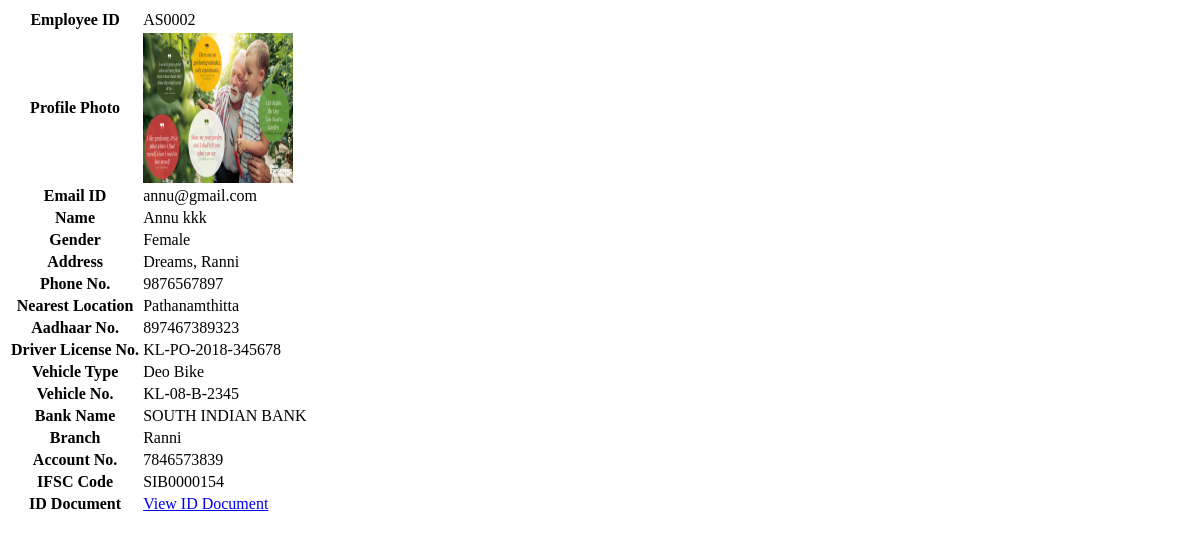
The page /get_agent_details/4/ on the database as committed earlier.
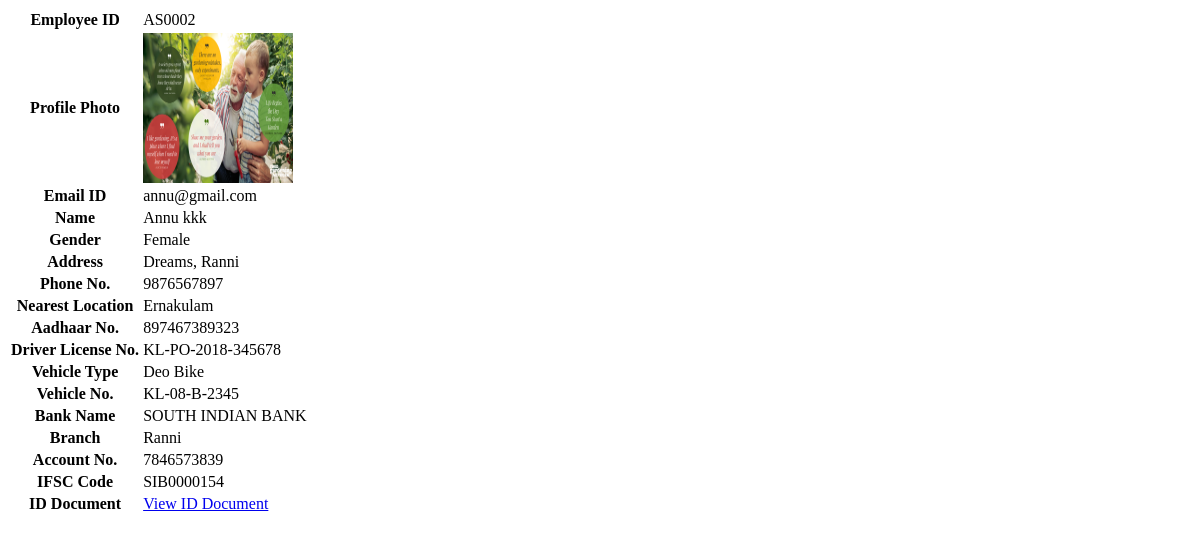
The same page on the database as committed later.
### agriselect/models.py (models this page shows, shortened)
class DeliveryAgentProfile(models.Model):
    delivery_agent = models.ForeignKey(CustomUser, on_delete=models.CASCADE, default=None)
    profile_photo = models.ImageField(upload_to='profile_photos/', blank=True, null=True)
    GENDER_CHOICES = (
        ('Male', 'Male'),
        ('Female', 'Female'),
        ('Other', 'Other'),
    )
    gender = models.CharField(max_length=10, choices=GENDER_CHOICES)
    date_of_birth = models.DateField(null=True, blank=True, default=None)
    address = models.TextField()
    phone = models.CharField(max_length=15)
    LOCATION_CHOICES = (
        ('Ernakulam', 'Ernakulam'),
        ('Malappuram', 'Malappuram'),
        ('Kannur', 'Kannur'),
    )
    location = models.CharField(max_length=100, choices=LOCATION_CHOICES)
    aadhaar_number = models.CharField(max_length=12, unique=True)
    driver_license_number = models.CharField(max_length=50, unique=True)
    employee_id = models.CharField(max_length=10, unique=True, default=None)
    vehicle_type = models.CharField(max_length=100, blank=True, null=True)
    vehicle_number = models.CharField(max_length=20, unique=True)
    BANK_CHOICES = (
        ('ALLAHABAD BANK', 'Allahabad Bank'),
        ('ANDHRA BANK', 'Andhra Bank'),
        ('AXIS BANK', 'Axis Bank'),
        ('BANK OF BARODA', 'Bank of Baroda'),
        ('BANK OF INDIA', 'Bank of India'),
        ('BANK OF MAHARASHTRA', 'Bank of Maharashtra'),
        ('CANARA BANK', 'Canara Bank'),
        ('CORPORATION BANK', 'Corporation Bank'),
        ('HONG KONG & SHANGHAI BANK', 'Hong Kong & Shanghai Bank'),
        ('INDIAN BANK', 'Indian Bank'),
        ('INDIAN OVERSEAS BANK', 'Indian Overseas Bank'),
        ('KARUR VYSYA BANK', 'Karur Vysya Bank'),
        ('NORTH MALABAR GRAMIN BANK', 'North Malabar Gramin Bank'),
        ('ORIENTAL BANK OF COMMERCE', 'Oriental Bank of Commerce'),
        ('PUNJAB AND SIND BANK', 'Punjab and Sind Bank'),
        ('PUNJAB NATIONAL BANK', 'Punjab National Bank'),
        ('RESERVE BANK OF INDIA', 'Reserve Bank of India'),
        ('SOUTH INDIAN BANK', 'South Indian Bank'),
        ('STANDARD CHARTERED BANK', 'Standard Chartered Bank'),
        ('STATE BANK OF BIKANER AND JAIPUR', 'State Bank of Bikaner and Jaipur'),
        ('STATE BANK OF HYDERABAD', 'State Bank of Hyderabad'),
        ('STATE BANK OF MYSORE', 'State Bank of Mysore'),
        ('STATE BANK OF PATIALA', 'State Bank of Patiala'),
        ('STATE BANK OF TRAVANCORE', 'State Bank of Travancore'),
        ('SYNDICATE BANK', 'Syndicate Bank'),
        ('LAKSHMI VILAS BANK LTD', 'Lakshmi Vilas Bank Ltd'),
        ('UCO BANK', 'UCO Bank'),
        ('UNION BANK OF INDIA', 'Union Bank of India'),
        ('UNITED BANK OF INDIA', 'United Bank of India'),
        ('VIJAYA BANK', 'Vijaya Bank'),
        ('CENTRAL BANK OF INDIA', 'Central Bank of India'),
        ('DENA BANK', 'Dena Bank'),
        ('BANDHAN BANK LIMITED', 'Bandhan Bank Limited'),
        ('KERALA GRAMIN BANK', 'Kerala Gramin Bank'),
        ('LAXMI VILAS BANK', 'Laxmi Vilas Bank'),
        ('BANK OF BAHARAIN AND KUWAIT BSC', 'Bank of Baharain and Kuwait BSC'),
        ('BHARATIYA MAHILA BANK LIMITED', 'Bharatiya Mahila Bank Limited'),
        ('CATHOLIC SYRIAN BANK', 'Catholic Syrian Bank'),
        ('CITIBANK NA', 'Citibank NA'),
        ('CITY UNION BANK LTD', 'City Union Bank Ltd'),
        ('DEVELOPMENT CREDIT BANK', 'Development Credit Bank'),
        ('DHANALAXMI BANK', 'Dhanalaxmi Bank'),
        ('DOHA BANK', 'Doha Bank'),
        ('FEDERAL BANK LTD', 'Federal Bank Ltd'),
        ('HDFC BANK LTD', 'HDFC Bank Ltd'),
        ('ICICI BANK LTD', 'ICICI Bank Ltd'),
        ('IDBI BANK LTD', 'IDBI Bank Ltd'),
        ('ING VYSYA BANK LTD', 'ING Vysya Bank Ltd'),
        ('INDUSIND BANK LTD', 'IndusInd Bank Ltd'),
        ('JAMMU AND KASHMIR BANK LTD', 'Jammu and Kashmir Bank Ltd'),
        ('KARNATAKA BANK LTD', 'Karnataka Bank Ltd'),
        ('KOTAK MAHINDRA BANK', 'Kotak Mahindra Bank'),
        ('STATE BANK OF INDIA', 'State Bank of India'),
        ('TAMILNAD MERCANTILE BANK LTD', 'Tamilnad Mercantile Bank Ltd'),
        ('YES BANK LTD', 'Yes Bank Ltd'),
        ('OTHER', 'Other'),
    )
    bank_name = models.CharField(max_length=100, choices=BANK_CHOICES)
    branch = models.CharField(max_length=100)
    account_number = models.CharField(max_length=18)
    ifsc_code = models.CharField(max_length=11)
    id_document = models.FileField(upload_to='id_documents/', blank=True, null=True)

### userapp/models.py (models this page shows, shortened)
class CustomUser(AbstractUser):
    username = None
    USERNAME_FIELD  = 'email'
    first_name = models.CharField(max_length=100, default='')
    last_name   = models.CharField(max_length=100, default='')
    email = models.EmailField(unique=True)
    password = models.CharField(max_length=128,null=True)
    is_customer = models.BooleanField(default=False)
    is_seller = models.BooleanField(default=False)
    is_delivery_agent = models.BooleanField(default=False)
    hub_status = models.BooleanField(default=False)
    pan_number = models.CharField(max_length=25, null=True)
    REQUIRED_FIELDS = []

### agriselect/views.py (the view)
# urls.py: path('get_agent_details/<int:agent_id>/', views.get_agent_details, name='get_agent_details'),
def get_agent_details(request, agent_id):
    agent = get_object_or_404(DeliveryAgentProfile, id=agent_id)
    return render(request, 'agent_details.html', {'agent': agent})

### template/agent_details.html
<table class="table">
    <tbody>
        <tr>
            <th>Employee ID</th>
            <td>{{ agent.employee_id }}</td>
        </tr>
        <tr>
            <th>Profile Photo</th>
            <td><img src="{{ agent.profile_photo.url }}" alt="Profile Photo" style="max-width: 150px; height:150px"></td>
        </tr>
        <tr>
            <th>Email ID</th>
            <td>{{ agent.delivery_agent.email }}</td>
        </tr>
        <tr>
            <th>Name</th>
            <td>{{ agent.delivery_agent.first_name }} {{ agent.delivery_agent.last_name }}</td>
        </tr>
        <tr>
            <th>Gender</th>
            <td>{{ agent.gender }}</td>
        </tr>
        <tr>
            <th>Address</th>
            <td>{{ agent.address }}</td>
        </tr>
        <tr>
            <th>Phone No.</th>
            <td>{{ agent.phone }}</td>
        </tr>
        <tr>
            <th>Nearest Location</th>
            <td>{{ agent.location }}</td>
        </tr>
        <tr>
            <th>Aadhaar No.</th>
            <td>{{ agent.aadhaar_number }}</td>
        </tr>
        <tr>
            <th>Driver License No.</th>
            <td>{{ agent.driver_license_number }}</td>
        </tr>
        <tr>
            <th>Vehicle Type</th>
            <td>{{ agent.vehicle_type }}</td>
        </tr>
        <tr>
            <th>Vehicle No.</th>
            <td>{{ agent.vehicle_number }}</td>
        </tr>
        <tr>
            <th>Bank Name</th>
            <td>{{ agent.bank_name }}</td>
        </tr>
        <tr>
            <th>Branch</th>
            <td>{{ agent.branch }}</td>
        </tr>
        <tr>
            <th>Account No.</th>
            <td>{{ agent.account_number }}</td>
        </tr>
        <tr>
            <th>IFSC Code</th>
            <td>{{ agent.ifsc_code }}</td>
        </tr>
        <tr>
            <th>ID Document</th>
            <td><a href="{{ agent.id_document.url }}">View ID Document</a></td>
        </tr>
    </tbody>
</table>

Rows that differ between the two databases and show on the page:
changed DeliveryAgentProfile "AS0002": location "Pathanamthitta" → "Ernakulam"
